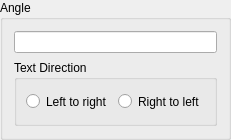
          <widget class="QGroupBox" name="bgShape">
           <property name="sizePolicy">
            <sizepolicy hsizetype="Minimum" vsizetype="Preferred">
             <horstretch>0</horstretch>
             <verstretch>0</verstretch>
            </sizepolicy>
           </property>
           <property name="minimumSize">
            <size>
             <width>80</width>
             <height>0</height>
            </size>
           </property>
           <property name="title">
            <string>Angle</string>
           </property>
           <layout class="QVBoxLayout">
            <item>
             <widget class="QLineEdit" name="leAngle">
              <property name="sizePolicy">
               <sizepolicy hsizetype="Expanding" vsizetype="Fixed">
                <horstretch>0</horstretch>
                <verstretch>0</verstretch>
               </sizepolicy>
              </property>
             </widget>
            </item>
            <item>
             <spacer name="spacer13">
              <property name="orientation">
               <enum>Qt::Vertical</enum>
              </property>
              <property name="sizeType">
               <enum>QSizePolicy::Expanding</enum>
              </property>
              <property name="sizeHint" stdset="0">
               <size>
                <width>20</width>
                <height>1</height>
               </size>
              </property>
             </spacer>
            </item>
            <item>
             <widget class="QGroupBox" name="groupBox">
              <property name="sizePolicy">
               <sizepolicy hsizetype="Expanding" vsizetype="Preferred">
                <horstretch>0</horstretch>
                <verstretch>0</verstretch>
               </sizepolicy>
              </property>
              <property name="title">
               <string>Text Direction</string>
              </property>
              <layout class="QHBoxLayout" name="horizontalLayout_3">
               <item>
                <widget class="QRadioButton" name="rbLeftToRight">
                 <property name="minimumSize">
                  <size>
                   <width>50</width>
                   <height>25</height>
                  </size>
                 </property>
                 <property name="text">
                  <string>Left to right</string>
                 </property>
                </widget>
               </item>
               <item>
                <widget class="QRadioButton" name="rbRightToLeft">
                 <property name="minimumSize">
                  <size>
                   <width>50</width>
                   <height>25</height>
                  </size>
                 </property>
                 <property name="text">
                  <string>Right to left</string>
                 </property>
                </widget>
               </item>
              </layout>
             </widget>
            </item>
           </layout>
          </widget>
